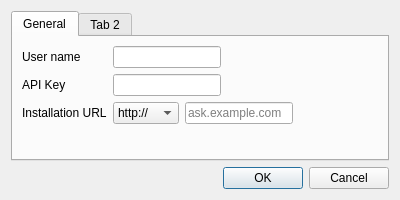
<?xml version="1.0" encoding="UTF-8"?>
<ui version="4.0">
 <class>SettingsDialog</class>
 <widget class="QDialog" name="SettingsDialog">
  <property name="geometry">
   <rect>
    <x>0</x>
    <y>0</y>
    <width>400</width>
    <height>200</height>
   </rect>
  </property>
  <property name="minimumSize">
   <size>
    <width>400</width>
    <height>200</height>
   </size>
  </property>
  <property name="windowTitle">
   <string>Settings</string>
  </property>
  <layout class="QVBoxLayout" name="verticalLayout">
   <item>
    <widget class="QTabWidget" name="tabWidget">
     <property name="currentIndex">
      <number>0</number>
     </property>
     <widget class="QWidget" name="tab_general">
      <attribute name="title">
       <string>General</string>
      </attribute>
      <layout class="QGridLayout" name="gridLayout_tab_general">
       <item row="0" column="0">
        <layout class="QFormLayout" name="formLayout">
         <property name="fieldGrowthPolicy">
          <enum>QFormLayout::FieldsStayAtSizeHint</enum>
         </property>
         <item row="1" column="0">
          <widget class="QLabel" name="label_user_name">
           <property name="text">
            <string>User name</string>
           </property>
          </widget>
         </item>
         <item row="1" column="1">
          <widget class="QLineEdit" name="line_user_name"/>
         </item>
         <item row="2" column="0">
          <widget class="QLabel" name="label_api_key">
           <property name="text">
            <string>API Key</string>
           </property>
          </widget>
         </item>
         <item row="3" column="0">
          <widget class="QLabel" name="label_installation_url">
           <property name="text">
            <string>Installation URL</string>
           </property>
          </widget>
         </item>
         <item row="3" column="1">
          <layout class="QHBoxLayout" name="horizontalLayout">
           <item>
            <widget class="QComboBox" name="http_s">
             <item>
              <property name="text">
               <string>http://</string>
              </property>
             </item>
             <item>
              <property name="text">
               <string>https://</string>
              </property>
             </item>
            </widget>
           </item>
           <item>
            <widget class="QLineEdit" name="installation_url">
             <property name="placeholderText">
              <string>ask.example.com</string>
             </property>
            </widget>
           </item>
          </layout>
         </item>
         <item row="2" column="1">
          <widget class="QLineEdit" name="line_apikey"/>
         </item>
        </layout>
       </item>
      </layout>
     </widget>
     <widget class="QWidget" name="tab_2">
      <attribute name="title">
       <string>Tab 2</string>
      </attribute>
     </widget>
    </widget>
   </item>
   <item>
    <widget class="QDialogButtonBox" name="buttonBox">
     <property name="orientation">
      <enum>Qt::Horizontal</enum>
     </property>
     <property name="standardButtons">
      <set>QDialogButtonBox::Cancel|QDialogButtonBox::Ok</set>
     </property>
    </widget>
   </item>
  </layout>
 </widget>
 <resources/>
 <connections>
  <connection>
   <sender>buttonBox</sender>
   <signal>accepted()</signal>
   <receiver>SettingsDialog</receiver>
   <slot>accept()</slot>
   <hints>
    <hint type="sourcelabel">
     <x>248</x>
     <y>254</y>
    </hint>
    <hint type="destinationlabel">
     <x>157</x>
     <y>274</y>
    </hint>
   </hints>
  </connection>
  <connection>
   <sender>buttonBox</sender>
   <signal>rejected()</signal>
   <receiver>SettingsDialog</receiver>
   <slot>reject()</slot>
   <hints>
    <hint type="sourcelabel">
     <x>316</x>
     <y>260</y>
    </hint>
    <hint type="destinationlabel">
     <x>286</x>
     <y>274</y>
    </hint>
   </hints>
  </connection>
 </connections>
</ui>
